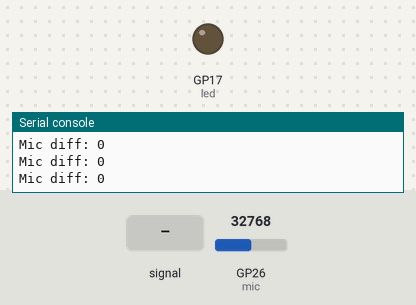
This program was run on a simulated Raspberry Pi Pico running MicroPython. Parts: output pins drawn as LEDs (lit = HIGH), the last lines printed to the serial console. The test bench sets the inputs (shaded band); at power-on: GP26 (mic) = 32768 (analog values on the 0–65535 scale).

Above: at 1.2 s.
1.3 s: GP26 (mic) fed a 200 Hz sine of ±5242 counts around its level
At 2.9 s:
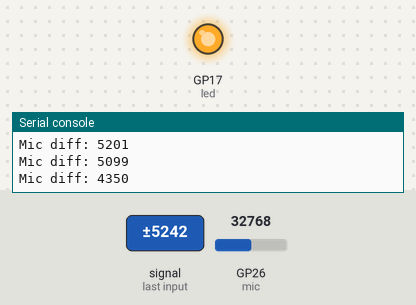
Timing chart, 0 to 4.4 s (numbered marks = the images above; inputs shaded):
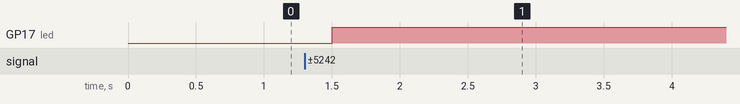

Measured:
- after the input at 1.3 s, GP17 (led): LOW → HIGH after 0.20 s

The program:

SoundSensor.py
```python
from machine import ADC, Pin
import utime

mic = ADC(26)  # AO connected to GP26
led = Pin(17, Pin.OUT)

BASELINE = mic.read_u16()  # get initial bias

while True:
    value = mic.read_u16()
    diff = abs(value - BASELINE)

    print("Mic diff:", diff)

    if diff > 50:   # adjust threshold
        led.value(1)
    else:
        led.value(0)

    utime.sleep(0.5)
```
